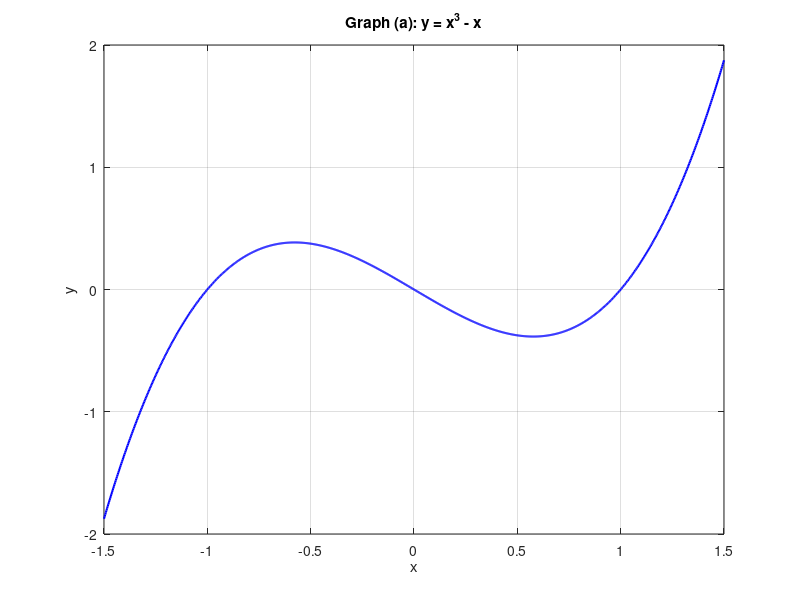

The MATLAB script that drew this image:
% Save this as equation_a.m
x1 = linspace(-1.5, 1.5, 1000);
y1 = x1.^3 - x1;

figure(1)
plot(x1, y1, 'b', 'LineWidth', 1.5)
grid on
xlabel('x'); ylabel('y')
title('Graph (a): y = x^3 - x')
